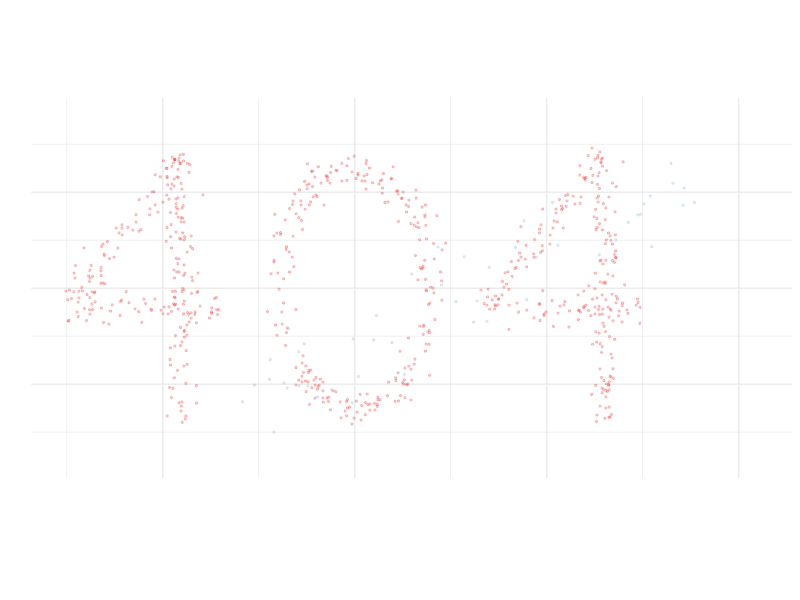
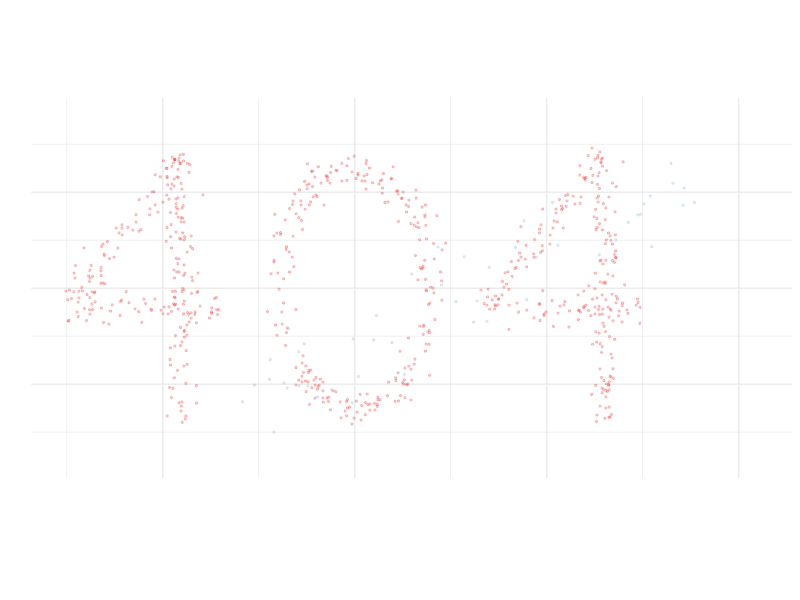

The R source for these figures, in order:
library(tidyverse)
library(RColorBrewer)
set.seed(2)
## Define corners of 4:
#'     4
#'   / |
#'  1----2
#'     |
#'     3
x1 <- c(-3, 0)
x2 <- c(1, 0)
x3 <- c(0, -3)
x4 <- c(0, 4)
## Standard deviation of "scatter" about the digits:
sd <- 0.2
## Density of points contained in 1 unit length:
dens <- 15
## Gap between letter boxes:
gap <- 1.5
## --------------------
## Letters contained in boxes with lenght and width:
width <- x2[1] - x1[1]
height <- x4[2] - x3[2]
## Shift a matrix (of 2-vectors) right or up, or by a 2-vector
shift <- function(nx2mat, vec) {
    multivec <- matrix(vec, byrow=TRUE, ncol=2, nrow=nrow(nx2mat))
    nx2mat + multivec
}
shift_right <- function(nx2mat, x) {
    multivec <- matrix(c(x, 0), byrow=TRUE, ncol=2, nrow=nrow(nx2mat))
    nx2mat + multivec
}
shift_up <- function(nx2mat, y) {
    multivec <- matrix(c(0, y), byrow=TRUE, ncol=2, nrow=nrow(nx2mat))
    nx2mat + multivec
}
## Make a scatterplot rod.
rod <- function(x1, x2, denspts=dens, sigma=sd) {
    len <- sqrt(sum((x2-x1)^2))
    adj <- x2[1] - x1[1]
    opp <- x2[2] - x1[2]
    n <- denspts*len
    x <- runif(n) * len
    y <- rnorm(n) * sigma
    rotation <- matrix(c(adj, opp,
                         -opp, adj),
                       byrow=TRUE,
                       ncol=2) / len
    matrix(c(x, y), ncol=2) %*% 
        rotation %>% 
        shift(x1)
}
oh <- function(width, height, denspts=dens, sigma=sd) {
    ## Use approximate perimeter of oval
    t1 <- 3*(width + height)/2
    t2 <- (3*width+height)*(width+3*height)/4
    len <- pi*(t1 - sqrt(t2))
    n <- len * denspts
    theta <- runif(n)*2*pi
    r_adj <- rnorm(n)*sigma
    x <- (r_adj + width/2)*sin(theta)
    y <- (r_adj + height/2)*cos(theta)
    matrix(c(x, y), ncol=2)
}
four <- function() 
    rbind(rod(x1, x2),
          rod(x1, x4),
          rod(x3, x4)) %>% 
    shift_up(-x3[2] - height/2)

dat404 <- rbind(four() %>% 
                    shift_right(-width/2 - gap - width/4),
                oh(width, height-2*2*sd),
                four() %>% 
                    shift_right(width/2 + gap + 3*width/4)) %>% 
    as.tibble

n_lm <- 50
datlm <- tibble(V1 = runif(n_lm)*13-7.5+4, 
                V2= -1.5 + 0.5*V1 + rnorm(n_lm)*0.7)
cols <- brewer.pal(n=6, name="Paired")[c(1, 6)]


p <- ggplot() +
    geom_point(data=datlm, mapping=aes(x=V1, y=V2),
               colour=cols[1], alpha=1/3, size=1/2, symbol=".") +
    geom_point(data=dat404, mapping=aes(x=V1, y=V2),
               colour=cols[2], alpha=0.2, size=1/2, symbol=".") +
    labs(x="", y="") +
    lims(y=c(-4.5, 4.5), x=c(NA, 10.5)) + # Excuse the magic numbers. 
    coord_equal() +
    theme_minimal() +
    theme(axis.text=element_blank())
p
ggsave(p, filename="404.png", width=2, height=1, dpi=1000)


